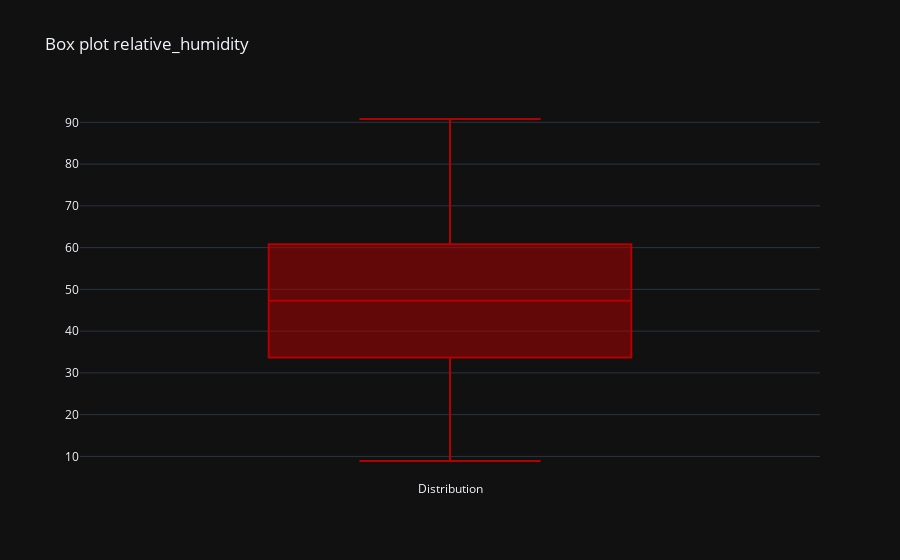

Write notebook code for a chart like this one.
### Code cell
fig = go.Figure()

fig.add_trace(go.Box(
    y = data_train['relative_humidity'],
    name = 'Distribution',
    marker_color = '#b30000'
))

fig.update_layout(
    template = 'plotly_dark',
    title_text = 'Box plot relative_humidity'
)

### Figure 1 — Plotly figure (JSON) as saved in the notebook; plotly's stock layout.template omitted (floating-point values rounded to 4 significant figures; data arrays with more than 128 entries replaced by an {"elided": "..."} marker saying what was removed)
{"data": [{"marker": {"color": "#b30000"}, "name": "Distribution", "type": "box", "y": {"elided": "7111 float values"}}], "layout": {"title": {"text": "Box plot relative_humidity"}}}
